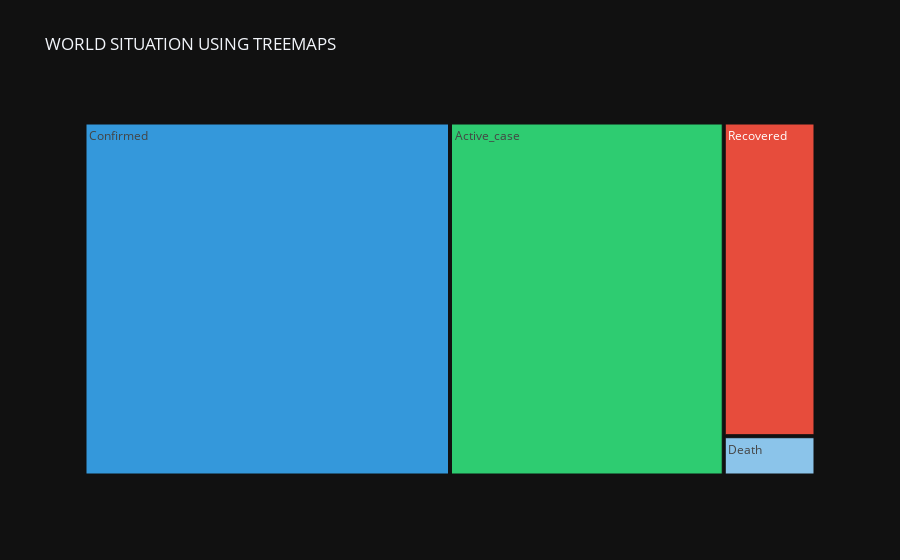

The cell this chart's notebook holds for it:
### Code cell
fig

### Figure 1 — Plotly figure (JSON) as saved in the notebook; plotly's stock layout.template omitted (floating-point values rounded to 4 significant figures)
{"data": [{"branchvalues": "total", "domain": {"x": [0, 1], "y": [0, 1]}, "hovertemplate": "labels=%{label}<br>Count=%{value}<br>parent=%{parent}<br>id=%{id}<extra></extra>", "ids": ["Active_case", "Confirmed", "Death", "Recovered"], "labels": ["Active_case", "Confirmed", "Death", "Recovered"], "name": "", "parents": ["", "", "", ""], "type": "treemap", "values": [1281065, 1710490, 47787, 381638]}], "layout": {"legend": {"tracegroupgap": 0}, "title": {"text": "WORLD SITUATION USING TREEMAPS"}, "treemapcolorway": ["#3498db", "#2ecc71", "#e74c3c"]}}
